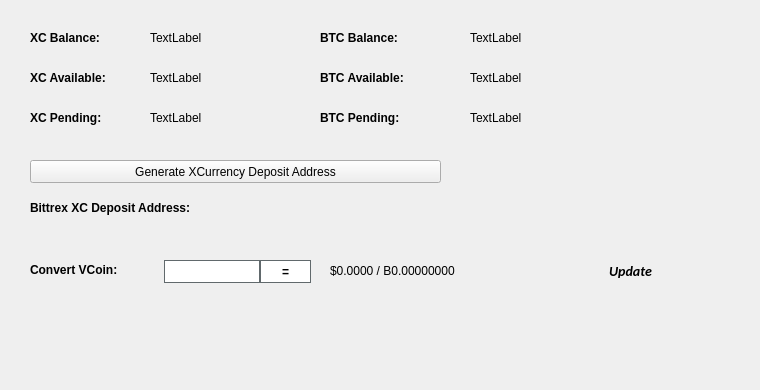
   <widget class="QWidget" name="BalanceTab">
    <attribute name="title">
     <string>Balance</string>
    </attribute>
    <widget class="QLabel" name="BitcoinBalanceLabel">
     <property name="geometry">
      <rect>
       <x>470</x>
       <y>30</y>
       <width>150</width>
       <height>16</height>
      </rect>
     </property>
     <property name="text">
      <string>TextLabel</string>
     </property>
    </widget>
    <widget class="QLabel" name="BLOCKBalanceLabel">
     <property name="geometry">
      <rect>
       <x>150</x>
       <y>30</y>
       <width>150</width>
       <height>16</height>
      </rect>
     </property>
     <property name="text">
      <string>TextLabel</string>
     </property>
    </widget>
    <widget class="QLabel" name="label_11">
     <property name="geometry">
      <rect>
       <x>30</x>
       <y>30</y>
       <width>101</width>
       <height>16</height>
      </rect>
     </property>
     <property name="font">
      <font>
       <weight>75</weight>
       <bold>true</bold>
      </font>
     </property>
     <property name="text">
      <string>XC Balance:</string>
     </property>
    </widget>
    <widget class="QLabel" name="label_12">
     <property name="geometry">
      <rect>
       <x>320</x>
       <y>30</y>
       <width>101</width>
       <height>16</height>
      </rect>
     </property>
     <property name="font">
      <font>
       <weight>75</weight>
       <bold>true</bold>
      </font>
     </property>
     <property name="text">
      <string>BTC Balance:</string>
     </property>
    </widget>
    <widget class="QLabel" name="BLOCKAvailableLabel_2">
     <property name="geometry">
      <rect>
       <x>150</x>
       <y>70</y>
       <width>150</width>
       <height>16</height>
      </rect>
     </property>
     <property name="text">
      <string>TextLabel</string>
     </property>
    </widget>
    <widget class="QLabel" name="label_13">
     <property name="geometry">
      <rect>
       <x>30</x>
       <y>70</y>
       <width>111</width>
       <height>16</height>
      </rect>
     </property>
     <property name="font">
      <font>
       <weight>75</weight>
       <bold>true</bold>
      </font>
     </property>
     <property name="text">
      <string>XC Available:</string>
     </property>
    </widget>
    <widget class="QLabel" name="label_14">
     <property name="geometry">
      <rect>
       <x>30</x>
       <y>110</y>
       <width>101</width>
       <height>16</height>
      </rect>
     </property>
     <property name="font">
      <font>
       <weight>75</weight>
       <bold>true</bold>
      </font>
     </property>
     <property name="text">
      <string>XC Pending:</string>
     </property>
    </widget>
    <widget class="QLabel" name="BLOCKPendingLabel">
     <property name="geometry">
      <rect>
       <x>150</x>
       <y>110</y>
       <width>150</width>
       <height>16</height>
      </rect>
     </property>
     <property name="text">
      <string>TextLabel</string>
     </property>
    </widget>
    <widget class="QLabel" name="label_15">
     <property name="geometry">
      <rect>
       <x>320</x>
       <y>70</y>
       <width>111</width>
       <height>16</height>
      </rect>
     </property>
     <property name="font">
      <font>
       <weight>75</weight>
       <bold>true</bold>
      </font>
     </property>
     <property name="text">
      <string>BTC Available:</string>
     </property>
    </widget>
    <widget class="QLabel" name="BitcoinAvailableLabel">
     <property name="geometry">
      <rect>
       <x>470</x>
       <y>70</y>
       <width>150</width>
       <height>16</height>
      </rect>
     </property>
     <property name="text">
      <string>TextLabel</string>
     </property>
    </widget>
    <widget class="QLabel" name="label_31">
     <property name="geometry">
      <rect>
       <x>320</x>
       <y>110</y>
       <width>111</width>
       <height>16</height>
      </rect>
     </property>
     <property name="font">
      <font>
       <weight>75</weight>
       <bold>true</bold>
      </font>
     </property>
     <property name="text">
      <string>BTC Pending:</string>
     </property>
    </widget>
    <widget class="QLabel" name="BitcoinPendingLabel">
     <property name="geometry">
      <rect>
       <x>470</x>
       <y>110</y>
       <width>150</width>
       <height>16</height>
      </rect>
     </property>
     <property name="text">
      <string>TextLabel</string>
     </property>
    </widget>
    <widget class="QLabel" name="label_33">
     <property name="geometry">
      <rect>
       <x>30</x>
       <y>200</y>
       <width>221</width>
       <height>16</height>
      </rect>
     </property>
     <property name="font">
      <font>
       <weight>75</weight>
       <bold>true</bold>
      </font>
     </property>
     <property name="text">
      <string>Bittrex XC Deposit Address:</string>
     </property>
    </widget>
    <widget class="QPushButton" name="GenDepositBTN">
     <property name="geometry">
      <rect>
       <x>30</x>
       <y>160</y>
       <width>411</width>
       <height>23</height>
      </rect>
     </property>
     <property name="text">
      <string>Generate XCurrency Deposit Address</string>
     </property>
     <property name="icon">
      <iconset resource="../blocknetdx.qrc">
       <normaloff>:/icons/bitcoin</normaloff>:/icons/bitcoin</iconset>
     </property>
    </widget>
    <widget class="QLabel" name="DepositAddressLabel">
     <property name="geometry">
      <rect>
       <x>200</x>
       <y>200</y>
       <width>261</width>
       <height>16</height>
      </rect>
     </property>
     <property name="palette">
      <palette>
       <active>
        <colorrole role="WindowText">
         <brush brushstyle="SolidPattern">
          <color alpha="255">
           <red>0</red>
           <green>0</green>
           <blue>0</blue>
          </color>
         </brush>
        </colorrole>
        <colorrole role="Text">
         <brush brushstyle="SolidPattern">
          <color alpha="255">
           <red>0</red>
           <green>0</green>
           <blue>255</blue>
          </color>
         </brush>
        </colorrole>
       </active>
       <inactive>
        <colorrole role="WindowText">
         <brush brushstyle="SolidPattern">
          <color alpha="255">
           <red>0</red>
           <green>0</green>
           <blue>0</blue>
          </color>
         </brush>
        </colorrole>
        <colorrole role="Text">
         <brush brushstyle="SolidPattern">
          <color alpha="255">
           <red>0</red>
           <green>0</green>
           <blue>255</blue>
          </color>
         </brush>
        </colorrole>
       </inactive>
       <disabled>
        <colorrole role="WindowText">
         <brush brushstyle="SolidPattern">
          <color alpha="255">
           <red>120</red>
           <green>120</green>
           <blue>120</blue>
          </color>
         </brush>
        </colorrole>
        <colorrole role="Text">
         <brush brushstyle="SolidPattern">
          <color alpha="255">
           <red>120</red>
           <green>120</green>
           <blue>120</blue>
          </color>
         </brush>
        </colorrole>
       </disabled>
      </palette>
     </property>
     <property name="font">
      <font>
       <weight>75</weight>
       <bold>true</bold>
      </font>
     </property>
     <property name="text">
      <string/>
     </property>
     <property name="alignment">
      <set>Qt::AlignRight|Qt::AlignTrailing|Qt::AlignVCenter</set>
     </property>
     <property name="textInteractionFlags">
      <set>Qt::LinksAccessibleByMouse|Qt::TextSelectableByKeyboard|Qt::TextSelectableByMouse</set>
     </property>
    </widget>
    <widget class="QLabel" name="label_8">
     <property name="geometry">
      <rect>
       <x>460</x>
       <y>300</y>
       <width>281</width>
       <height>81</height>
      </rect>
     </property>
     <property name="text">
      <string/>
     </property>
     <property name="pixmap">
      <pixmap>:/images/bittrex</pixmap>
     </property>
    </widget>
    <widget class="QWidget" name="widgetConversion" native="true">
     <property name="geometry">
      <rect>
       <x>0</x>
       <y>250</y>
       <width>751</width>
       <height>43</height>
      </rect>
     </property>
     <property name="minimumSize">
      <size>
       <width>0</width>
       <height>43</height>
      </size>
     </property>
     <property name="styleSheet">
      <string notr="true"/>
     </property>
     <widget class="QPushButton" name="btnUpdateMarketData">
      <property name="geometry">
       <rect>
        <x>575</x>
        <y>0</y>
        <width>111</width>
        <height>41</height>
       </rect>
      </property>
      <property name="sizePolicy">
       <sizepolicy hsizetype="Expanding" vsizetype="Expanding">
        <horstretch>0</horstretch>
        <verstretch>0</verstretch>
       </sizepolicy>
      </property>
      <property name="font">
       <font>
        <family>calibri</family>
        <pointsize>-1</pointsize>
        <weight>75</weight>
        <italic>true</italic>
        <bold>true</bold>
       </font>
      </property>
      <property name="styleSheet">
       <string notr="true">margin:0px;text-align:center;padding:2px;border-radius:3px;font-style:italic;width:100px;font-size:14px;font-family:calibri;font-weight:600;</string>
      </property>
      <property name="text">
       <string>Update</string>
      </property>
      <property name="iconSize">
       <size>
        <width>150</width>
        <height>35</height>
       </size>
      </property>
      <property name="autoDefault">
       <bool>true</bool>
      </property>
      <property name="default">
       <bool>true</bool>
      </property>
     </widget>
     <widget class="QLabel" name="lblConvertVCoin">
      <property name="geometry">
       <rect>
        <x>30</x>
        <y>10</y>
        <width>131</width>
        <height>20</height>
       </rect>
      </property>
      <property name="styleSheet">
       <string notr="true"/>
      </property>
      <property name="text">
       <string>&lt;html&gt;&lt;head/&gt;&lt;body&gt;&lt;p&gt;&lt;span style=&quot; font-weight:600;&quot;&gt;Convert VCoin:&lt;/span&gt;&lt;/p&gt;&lt;/body&gt;&lt;/html&gt;</string>
      </property>
     </widget>
     <widget class="QLineEdit" name="txtConvertVCoinQty">
      <property name="geometry">
       <rect>
        <x>160</x>
        <y>10</y>
        <width>100</width>
        <height>23</height>
       </rect>
      </property>
      <property name="minimumSize">
       <size>
        <width>100</width>
        <height>23</height>
       </size>
      </property>
      <property name="maximumSize">
       <size>
        <width>100</width>
        <height>16777215</height>
       </size>
      </property>
      <property name="styleSheet">
       <string notr="true">border: 1px solid #61696c;margin-left:4px;</string>
      </property>
     </widget>
     <widget class="QPushButton" name="btnConvertBlocknetdx">
      <property name="geometry">
       <rect>
        <x>260</x>
        <y>10</y>
        <width>51</width>
        <height>23</height>
       </rect>
      </property>
      <property name="minimumSize">
       <size>
        <width>0</width>
        <height>23</height>
       </size>
      </property>
      <property name="styleSheet">
       <string notr="true">border:1px solid #61696c;background:white;font-weight:600;</string>
      </property>
      <property name="text">
       <string>=</string>
      </property>
     </widget>
     <widget class="QLabel" name="lblConvertVCoinResults">
      <property name="geometry">
       <rect>
        <x>330</x>
        <y>0</y>
        <width>201</width>
        <height>41</height>
       </rect>
      </property>
      <property name="styleSheet">
       <string notr="true"/>
      </property>
      <property name="text">
       <string>$0.0000 / B0.00000000</string>
      </property>
     </widget>
     <widget class="QLabel" name="iconOverviewUpdateWait">
      <property name="geometry">
       <rect>
        <x>670</x>
        <y>10</y>
        <width>24</width>
        <height>24</height>
       </rect>
      </property>
      <property name="text">
       <string/>
      </property>
      <property name="pixmap">
       <pixmap resource="../blocknetdx.qrc">:/icons/transaction_1</pixmap>
      </property>
      <property name="scaledContents">
       <bool>true</bool>
      </property>
      <property name="alignment">
       <set>Qt::AlignCenter</set>
      </property>
     </widget>
    </widget>
   </widget>
